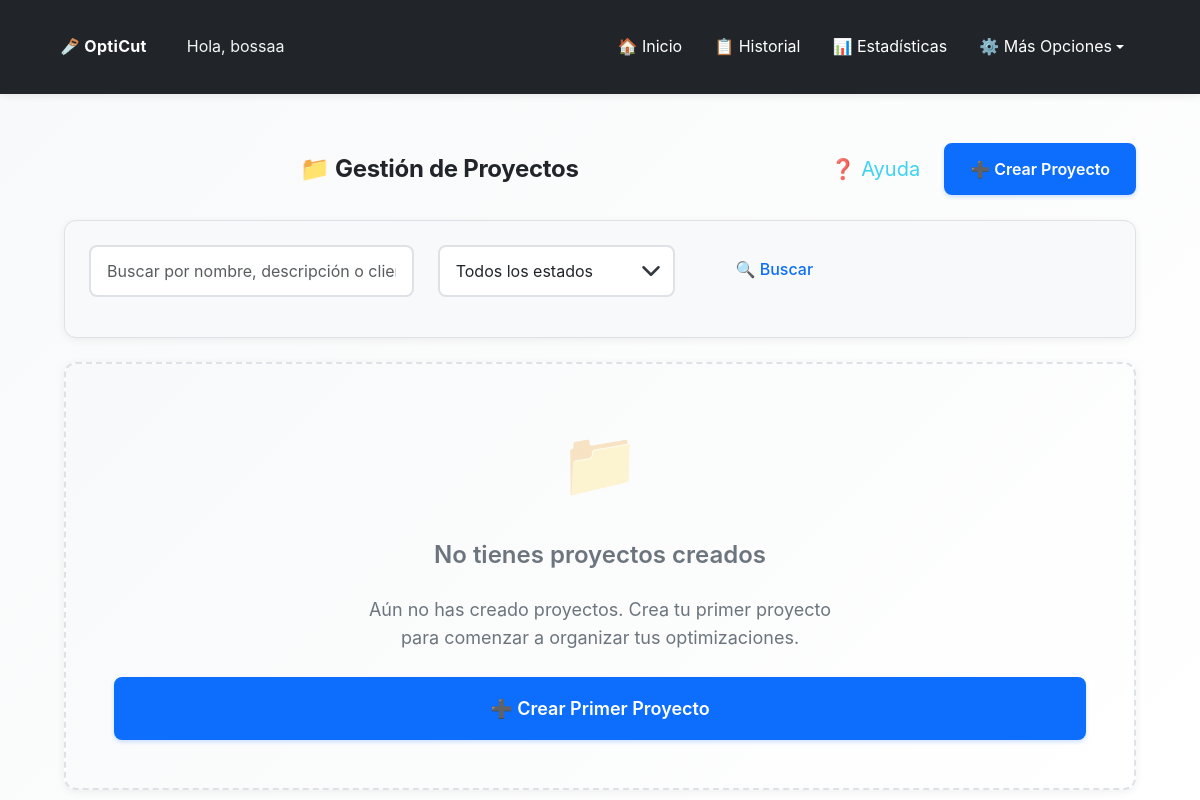
The app's page /opticut/proyectos/ (signed in), older data.
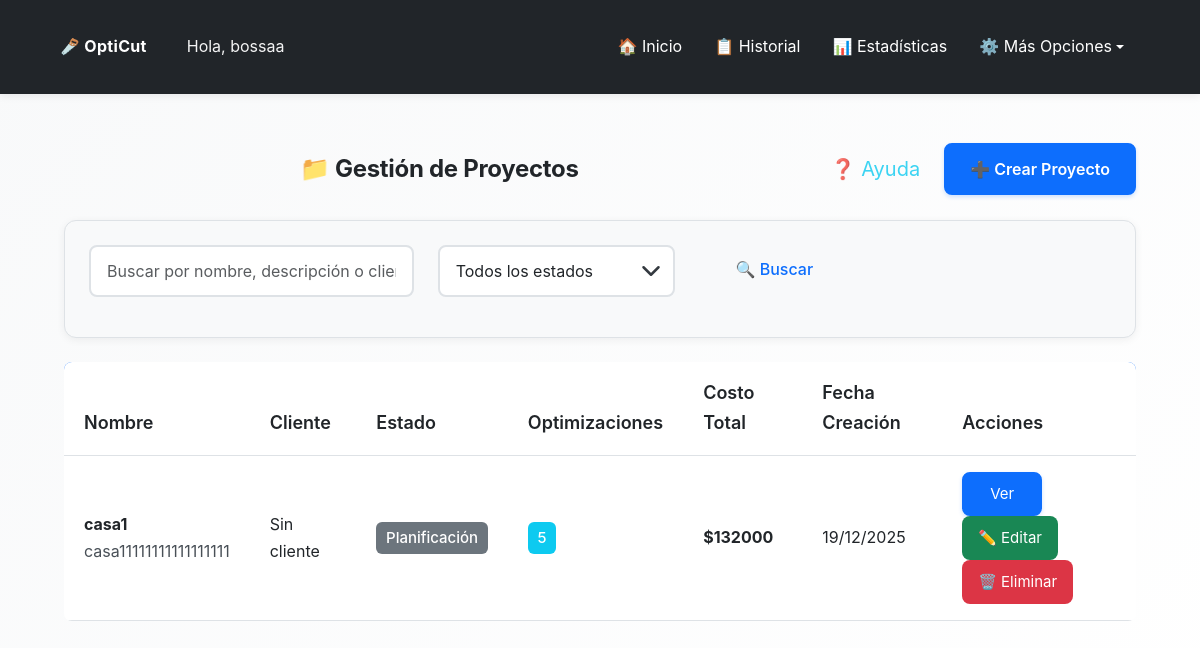
The same page, newer data.
### opticut/models.py (models this page shows, shortened)
class Proyecto(models.Model):
    usuario = models.ForeignKey(User, on_delete=models.CASCADE, help_text="Usuario propietario del proyecto")
    cliente = models.ForeignKey(
        Cliente,
        on_delete=models.SET_NULL,
        null=True,
        blank=True,
        help_text="Cliente asociado al proyecto (opcional)"
    )
    nombre = models.CharField(max_length=200, help_text="Nombre del proyecto")
    descripcion = models.TextField(blank=True, help_text="Descripción del proyecto")
    fecha_inicio = models.DateField(null=True, blank=True, help_text="Fecha de inicio del proyecto")
    fecha_fin = models.DateField(null=True, blank=True, help_text="Fecha de finalización estimada")
    estado = models.CharField(
        max_length=20,
        choices=[
            ('planificacion', 'Planificación'),
            ('en_proceso', 'En Proceso'),
            ('completado', 'Completado'),
            ('cancelado', 'Cancelado'),
        ],
        default='planificacion',
        help_text="Estado actual del proyecto"
    )
    fecha_creacion = models.DateTimeField(auto_now_add=True)
    fecha_actualizacion = models.DateTimeField(auto_now=True)
    class Meta:
        verbose_name = "Proyecto"
        verbose_name_plural = "Proyectos"
        ordering = ['-fecha_creacion']
    def get_total_optimizaciones(self):
        return self.optimizacion_set.count()
    def get_total_costo(self):
        optimizaciones = self.optimizacion_set.all()
        total = Decimal('0.00')
        for opt in optimizaciones:
            costo = opt.get_costo_total()
            if costo:
                total += costo
        return total

class Optimizacion(models.Model):
    UNIDADES_CHOICES = [
        ('cm', 'Centímetros (cm)'),
        ('m', 'Metros (m)'),
        ('in', 'Pulgadas (in)'),
        ('ft', 'Pies (ft)'),
    ]
    usuario = models.ForeignKey(User, on_delete=models.CASCADE)
    fecha = models.DateTimeField(auto_now_add=True)
    ancho_tablero = models.FloatField()  # Siempre guardado en cm (permite decimales)
    alto_tablero = models.FloatField()  # Siempre guardado en cm (permite decimales)
    unidad_medida = models.CharField(max_length=2, choices=UNIDADES_CHOICES, default='cm',
                                     help_text="Unidad de medida usada por el usuario")
    piezas = models.TextField(help_text="Listado de piezas en formato ancho,alto,cantidad")
    imagen = models.ImageField(upload_to='optimizaciones/', null=True, blank=True)
    pdf = models.FileField(upload_to='pdfs/', null=True, blank=True)
    aprovechamiento_total = models.FloatField(default=0)
    favorito = models.BooleanField(default=False)
    permitir_rotacion = models.BooleanField(default=True, help_text="Permitir rotación automática de piezas 90°")
    margen_corte = models.FloatField(default=0.3, help_text="Margen de corte (kerf) en cm (guardado internamente). El valor se ingresa en mm.")
    material = models.ForeignKey(
        Material,
        on_delete=models.SET_NULL,
        null=True,
        blank=True,
        help_text="Material/tablero utilizado (opcional)"
    )
    precio_tablero = models.DecimalField(
        max_digits=10,
        decimal_places=2,
        null=True,
        blank=True,
        help_text="Precio por tablero usado en esta optimización"
    )
    mano_obra = models.DecimalField(
        max_digits=10,
        decimal_places=2,
        default=Decimal('0.00'),
        help_text="Costo de mano de obra (opcional)"
    )
    num_tableros = models.IntegerField(
        default=0,
        help_text="Número de tableros utilizados (calculado automáticamente)"
    )
    def calcular_costo_total(self):
        if self.precio_tablero is None:
            return None
        costo_material = Decimal(str(self.num_tableros)) * self.precio_tablero
        costo_total = costo_material + self.mano_obra
        return costo_total
    def get_costo_total(self):
        costo = self.calcular_costo_total()
        if costo is None:
            return None
        return costo
    cliente = models.ForeignKey(
        'Cliente',
        on_delete=models.SET_NULL,
        null=True,
        blank=True,
        help_text="Cliente asociado a esta optimización (opcional)"
    )
    proyecto = models.ForeignKey(
        'Proyecto',
        on_delete=models.SET_NULL,
        null=True,
        blank=True,
        help_text="Proyecto al que pertenece esta optimización (opcional)"
    )

### opticut/views.py (the view)
# urls.py: path('proyectos/', views.lista_proyectos, name='lista_proyectos'),
@login_required
def lista_proyectos(request):
    proyectos = Proyecto.objects.filter(usuario=request.user).select_related('cliente').order_by('-fecha_creacion')
    estado_filtro = request.GET.get('estado', '')
    if estado_filtro:
        proyectos = proyectos.filter(estado=estado_filtro)
    busqueda = request.GET.get('busqueda', '').strip()
    if busqueda:
        proyectos = proyectos.filter(
            Q(nombre__icontains=busqueda) |
            Q(descripcion__icontains=busqueda) |
            Q(cliente__nombre__icontains=busqueda)
        )
    return render(request, 'opticut/lista_proyectos.html', {
        'proyectos': proyectos,
        'estado_filtro': estado_filtro,
        'busqueda': busqueda,
    })

### opticut/context_processors.py (called while the page is built)
def tutorial_context(request):
    if request.user.is_authenticated:
        tiene_optimizaciones = Optimizacion.objects.filter(usuario=request.user).exists()
        return {
            'tiene_optimizaciones': tiene_optimizaciones
        }
    return {
        'tiene_optimizaciones': False
    }

### usuarios/models.py (called while the page is built)
    def get_timeout_segundos_str(self):
        if self.timeout_sesion is None:
            return '1800'  # 30 minutos por defecto
        if self.timeout_sesion == 0:
            return '0'  # Desactivado
        return str(self.timeout_sesion * 60)

### opticut/templates/opticut/lista_proyectos.html (shortened to what the changed rows need)
{% extends 'opticut/base.html' %}
{% load static %}
{% block extra_css %}
<link rel="stylesheet" href="{% static 'opticut/css/historial.css' %}">
{% endblock %}
{% block content %}
<div class="container mt-4">
  <div class="d-flex justify-content-between align-items-center mb-4 fade-in">
    <h2 class="text-center mb-0 flex-grow-1">📁 Gestión de Proyectos</h2>
  </div>
  {% if proyectos %}
  <div class="table-responsive fade-in">
    <table class="table table-hover">
      <thead>
        <tr>
          <th>Nombre</th>
          <th>Cliente</th>
          <th>Estado</th>
          <th>Optimizaciones</th>
          <th>Costo Total</th>
          <th>Fecha Creación</th>
          <th>Acciones</th>
        </tr>
      </thead>
      <tbody>
        {% for proyecto in proyectos %}
        <tr>
          <td>
            <strong>{{ proyecto.nombre }}</strong>
            {% if proyecto.descripcion %}
              <br><small class="text-muted">{{ proyecto.descripcion|truncatewords:10 }}</small>
            {% endif %}
          </td>
          <td>{{ proyecto.cliente.nombre|default:"Sin cliente" }}</td>
          <td>
            <span class="badge bg-{% if proyecto.estado == 'completado' %}success{% elif proyecto.estado == 'en_proceso' %}primary{% elif proyecto.estado == 'cancelado' %}danger{% else %}secondary{% endif %}">
              {{ proyecto.get_estado_display }}
            </span>
          </td>
          <td>
            <span class="badge bg-info">{{ proyecto.get_total_optimizaciones }}</span>
          </td>
          <td>
            {% if proyecto.get_total_costo %}
              <strong>${{ proyecto.get_total_costo|floatformat:0 }}</strong>
            {% else %}
              <span class="text-muted">—</span>
            {% endif %}
          </td>
          <td>{{ proyecto.fecha_creacion|date:"d/m/Y" }}</td>
          <td>
            <a href="{% url 'opticut:detalle_proyecto' proyecto.pk %}" class="btn btn-sm btn-primary"> Ver</a>
            <a href="{% url 'opticut:editar_proyecto' proyecto.pk %}" class="btn btn-sm btn-success">✏️ Editar</a>
            <a href="{% url 'opticut:eliminar_proyecto' proyecto.pk %}" class="btn btn-sm btn-danger">🗑️ Eliminar</a>
          </td>
        </tr>
        {% endfor %}
      </tbody>
    </table>
  </div>
  {% else %}
  <div class="card fade-in text-center card-empty-state">
    <div class="mb-4" style="font-size: 4rem; opacity: 0.3;">📁</div>
    <h4 class="mb-3">
      {% if busqueda or estado_filtro %}
        No se encontraron proyectos
      {% else %}
        No tienes proyectos creados
      {% endif %}
    </h4>
    <p class="mb-4" style="max-width: 500px; margin: 0 auto;">
      {% if busqueda or estado_filtro %}
        No se encontraron proyectos que coincidan con los filtros aplicados.
        <br>
        <a href="{% url 'opticut:lista_proyectos' %}" class="mt-2 d-inline-block">Ver todos los proyectos</a>
      {% else %}
        Aún no has creado proyectos. Crea tu primer proyecto para comenzar a organizar tus optimizaciones.
      {% endif %}
    </p>
    {% if not busqueda and not estado_filtro %}
    <a href="{% url 'opticut:crear_proyecto' %}" class="btn btn-primary btn-lg">
      ➕ Crear Primer Proyecto
    </a>
    {% endif %}
  </div>
  {% endif %}
</div>
{% endblock %}

Row changes from the older to the newer data that the page shows:
added Proyecto: nombre "casa1", descripcion "casa11111111111111111", cliente.nombre "Sin cliente", estado "Planificación", get_total_optimizaciones "5", get_total_costo "132000", fecha_creacion "19/12/2025"
Text that changed along with them:
text no longer shown: "📁 No tienes proyectos creados Aún no has creado proyectos. Crea tu primer proyecto para comenzar a organizar tus optimizaciones. ➕ Crear Primer Proyecto"
text now shown: "Nombre Cliente Estado Optimizaciones Costo Total Fecha Creación Acciones"
